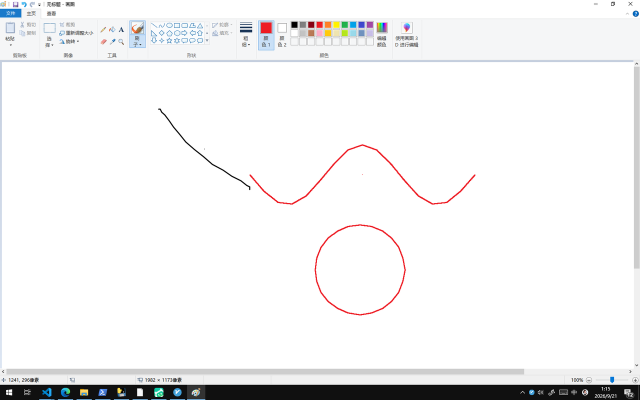
#> input picture evidence/calibration/draw-frame.png, 1280 x 800 px (shown at 1/2 size)
$ python annotate.py evidence/calibration/draw-frame.png out.png
#> lines starting #> are read from the running program, lines starting #| are printed output that depends on the picture
"""在截图上叠加坐标网格并标记候选控件, 用于核对"我算的坐标到底偏没偏"。

输出一张带标注的图:
  * 每 100px 一条主网格线, 每 20px 一条细线; 主网格线标坐标数值
  * 边框带刻度尺
  * 用十字+圆圈标出给定的目标点, 旁边写坐标
  * 用矩形框标出检测到的色块包围盒

用法:
    python annotate.py <输入png> <输出png> [--mark x,y=标签 ...] [--color-mask]
"""

from __future__ import annotations

import argparse
import sys
from typing import List, Tuple

from PIL import Image, ImageDraw, ImageFont

FONT_CANDIDATES = [
    "/mnt/c/Windows/Fonts/msyh.ttc",
    "/mnt/c/Windows/Fonts/simhei.ttf",
    "/usr/share/fonts/opentype/noto/NotoSansCJK-Regular.ttc",
    "/usr/share/fonts/truetype/dejavu/DejaVuSans.ttf",
]

GRID_MINOR = 20
GRID_MAJOR = 100


def load_font(size: int = 14):
    for path in FONT_CANDIDATES:
        try:
            return ImageFont.truetype(path, size)
        except Exception:
            continue
    return ImageFont.load_default()


def draw_grid(draw: ImageDraw.ImageDraw, w: int, h: int, font) -> None:
    """画坐标网格 + 刻度数值。"""
    for x in range(0, w, GRID_MINOR):
        major = (x % GRID_MAJOR == 0)
        color = (90, 90, 100) if major else (48, 48, 54)
        draw.line([(x, 0), (x, h)], fill=color, width=1)
        if major and x:
            draw.text((x + 2, 2), str(x), fill=(150, 200, 255), font=font)
            draw.text((x + 2, h - 18), str(x), fill=(150, 200, 255), font=font)
    for y in range(0, h, GRID_MINOR):
        major = (y % GRID_MAJOR == 0)
        color = (90, 90, 100) if major else (48, 48, 54)
        draw.line([(0, y), (w, y)], fill=color, width=1)
        if major and y:
            draw.text((2, y + 2), str(y), fill=(150, 200, 255), font=font)
            draw.text((w - 46, y + 2), str(y), fill=(150, 200, 255), font=font)


# [51 lines left out: functions mark_point, mark_box, find_color_box, not called in this run]


def main(argv: List[str]) -> int:
    ap = argparse.ArgumentParser()
    ap.add_argument("src")
    ap.add_argument("dst")
    ap.add_argument("--mark", action="append", default=[],
                    help="x,y=标签 (可多次)")
    ap.add_argument("--box", default=None,
                    help="x0,x1,y0,y1=标签 手动画框")
    ap.add_argument("--auto", choices=["magenta", "blue"], default=None,
                    help="自动检测该颜色色块并画框")
    ap.add_argument("--scale", type=float, default=1.0, help="输出缩放")
    args = ap.parse_args(argv)

    im = Image.open(args.src).convert("RGB")
#> im is the input picture: PIL image 1280x800 RGB; mean R, G, B 241.8, 241.5, 241.9
    w, h = im.size
#> w = 1280; h = 800
    print(f"图像尺寸: {w}x{h}")
#| 图像尺寸: 1280x800

    # 先在原图上检测色块 —— 必须在叠黑底之前做, 否则颜色被压暗、阈值判不中
    auto_found = find_color_box(im, args.auto) if args.auto else None

    # 再叠一层半透明黑, 让网格和标注更清楚
    overlay = Image.new("RGB", (w, h), (0, 0, 0))
#> overlay: PIL image 1280x800 RGB; every value is 0
    im = Image.blend(im, overlay, 0.25)
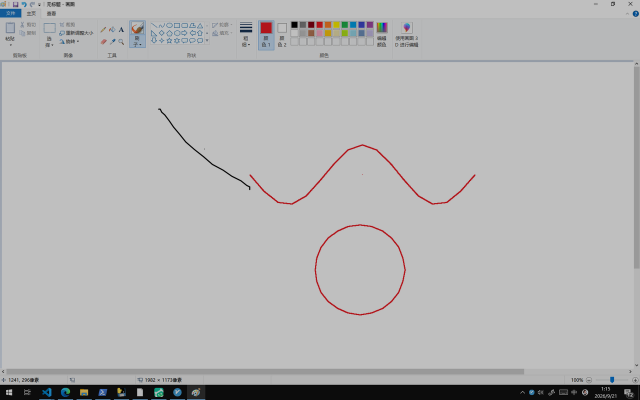
#> im: PIL image 1280x800 RGB (shown at 1/2 size); mean R, G, B 181, 180.9, 181.2
    draw = ImageDraw.Draw(im)
    font = load_font(15)
    font_small = load_font(13)

    draw_grid(draw, w, h, font_small)

    if args.auto:
        if auto_found:
            box, npx = auto_found
            cx, cy = (box[0] + box[1]) // 2, (box[2] + box[3]) // 2
            mark_box(draw, box, f"auto-{args.auto}", (0, 255, 120), font)
            mark_point(draw, cx, cy, "auto center", (0, 255, 120), font)
            print(f"自动检测 {args.auto}: box={box} 中心=({cx},{cy}) 像素={npx}")
        else:
            print(f"未检测到 {args.auto}")

    if args.box:
        spec, _, label = args.box.partition("=")
        x0, x1, y0, y1 = (int(v) for v in spec.split(","))
        mark_box(draw, (x0, x1, y0, y1), label or "box", (255, 200, 0), font)

    for item in args.mark:
        spec, _, label = item.partition("=")
        x, y = (int(v) for v in spec.split(","))
        mark_point(draw, x, y, label or "mark", (255, 80, 80), font)

    if args.scale and args.scale != 1.0:
        im = im.resize((int(w * args.scale), int(h * args.scale)), Image.LANCZOS)

    im.save(args.dst)
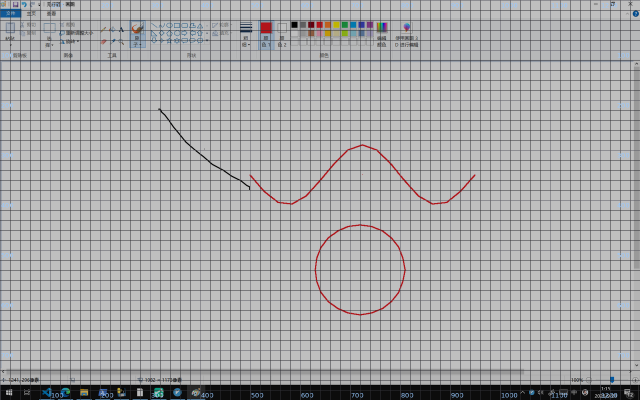
#> saved as out.png: PIL image 1280x800 RGB (shown at 1/2 size); mean R, G, B 168.9, 168.8, 169.9
    print(f"已保存: {args.dst}")
    return 0


if __name__ == "__main__":
    sys.exit(main(sys.argv[1:]))
#> (the program exits here)

$ run again, on evidence/calibration/1b-cursor-moved.png
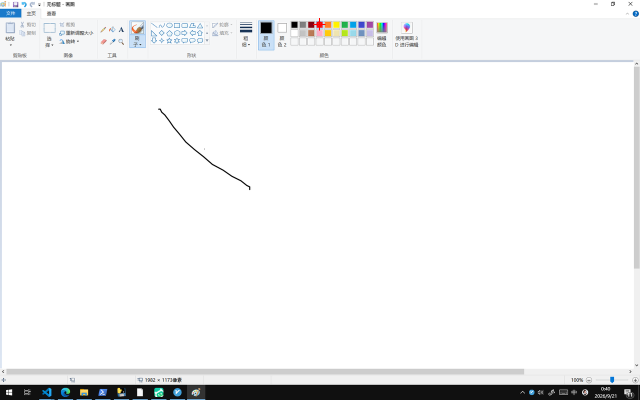
#> input picture evidence/calibration/1b-cursor-moved.png, 1280 x 800 px (shown at 1/2 size)
#> in main, im is the input picture: PIL image 1280x800 RGB; mean R, G, B 241.8, 242.2, 242.6
#| 图像尺寸: 1280x800
#> overlay: PIL image 1280x800 RGB; every value is 0
#> in main, `im = Image.blend(im, overlay, 0.25)`:
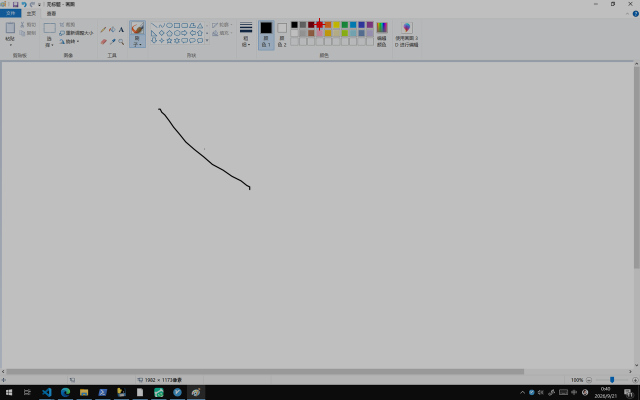
#> im: PIL image 1280x800 RGB (shown at 1/2 size); mean R, G, B 181, 181.4, 181.7
#> in main, `im.save(args.dst)`:
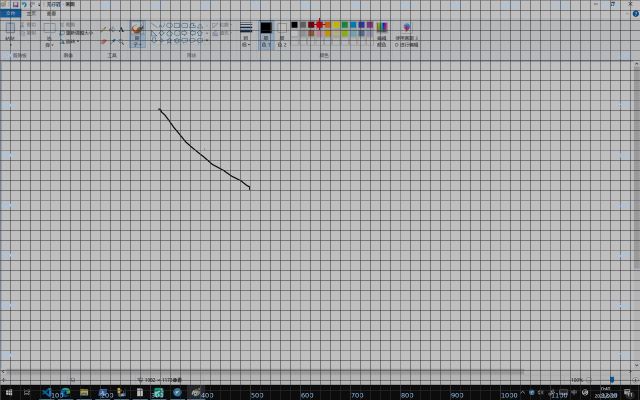
#> saved as out.png: PIL image 1280x800 RGB (shown at 1/2 size); mean R, G, B 168.9, 169.3, 170.4
